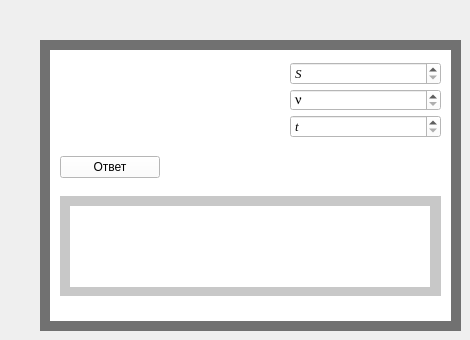
      <widget class="QWidget" name="tab_6">
       <attribute name="title">
        <string>Скорость</string>
       </attribute>
       <widget class="QWidget" name="widget_45" native="true">
        <property name="geometry">
         <rect>
          <x>40</x>
          <y>40</y>
          <width>421</width>
          <height>291</height>
         </rect>
        </property>
        <property name="styleSheet">
         <string notr="true">background-color: rgb(0, 0, 0);
background-color: rgb(113, 113, 113);</string>
        </property>
        <widget class="QWidget" name="widget_46" native="true">
         <property name="geometry">
          <rect>
           <x>10</x>
           <y>10</y>
           <width>401</width>
           <height>271</height>
          </rect>
         </property>
         <property name="styleSheet">
          <string notr="true">background-color: rgb(255, 255, 255);</string>
         </property>
         <widget class="QWidget" name="verticalLayoutWidget_33">
          <property name="geometry">
           <rect>
            <x>10</x>
            <y>0</y>
            <width>381</width>
            <height>261</height>
           </rect>
          </property>
          <layout class="QVBoxLayout" name="verticalLayout_42">
           <item>
            <layout class="QHBoxLayout" name="horizontalLayout_24">
             <property name="spacing">
              <number>50</number>
             </property>
             <item>
              <widget class="QLabel" name="label_40">
               <property name="minimumSize">
                <size>
                 <width>180</width>
                 <height>0</height>
                </size>
               </property>
               <property name="styleSheet">
                <string notr="true">background-color: rgb(255, 255, 255);</string>
               </property>
               <property name="text">
                <string/>
               </property>
               <property name="pixmap">
                <pixmap>D:/Downloads/maxresdefault.jpg</pixmap>
               </property>
              </widget>
             </item>
             <item>
              <layout class="QVBoxLayout" name="verticalLayout_43">
               <property name="spacing">
                <number>4</number>
               </property>
               <item>
                <widget class="QSpinBox" name="spinBox_16">
                 <property name="font">
                  <font>
                   <family>Times New Roman</family>
                   <pointsize>10</pointsize>
                   <italic>true</italic>
                  </font>
                 </property>
                 <property name="specialValueText">
                  <string>S</string>
                 </property>
                 <property name="maximum">
                  <number>1000000000</number>
                 </property>
                </widget>
               </item>
               <item>
                <widget class="QSpinBox" name="spinBox_21">
                 <property name="font">
                  <font>
                   <family>Symbol</family>
                   <pointsize>10</pointsize>
                   <italic>false</italic>
                  </font>
                 </property>
                 <property name="specialValueText">
                  <string>n</string>
                 </property>
                 <property name="maximum">
                  <number>1000000000</number>
                 </property>
                </widget>
               </item>
               <item>
                <widget class="QSpinBox" name="spinBox_31">
                 <property name="font">
                  <font>
                   <family>Times New Roman</family>
                   <pointsize>10</pointsize>
                   <italic>true</italic>
                  </font>
                 </property>
                 <property name="specialValueText">
                  <string>t</string>
                 </property>
                 <property name="maximum">
                  <number>1000000000</number>
                 </property>
                </widget>
               </item>
              </layout>
             </item>
            </layout>
           </item>
           <item>
            <widget class="QPushButton" name="pushButton_15">
             <property name="minimumSize">
              <size>
               <width>100</width>
               <height>0</height>
              </size>
             </property>
             <property name="maximumSize">
              <size>
               <width>100</width>
               <height>16777215</height>
              </size>
             </property>
             <property name="text">
              <string>Ответ</string>
             </property>
            </widget>
           </item>
           <item>
            <widget class="QWidget" name="widget_71" native="true">
             <property name="minimumSize">
              <size>
               <width>0</width>
               <height>100</height>
              </size>
             </property>
             <property name="maximumSize">
              <size>
               <width>400</width>
               <height>100</height>
              </size>
             </property>
             <property name="styleSheet">
              <string notr="true">background-color: rgb(200, 200, 200);</string>
             </property>
             <widget class="QLabel" name="label_48">
              <property name="geometry">
               <rect>
                <x>10</x>
                <y>10</y>
                <width>360</width>
                <height>81</height>
               </rect>
              </property>
              <property name="minimumSize">
               <size>
                <width>360</width>
                <height>0</height>
               </size>
              </property>
              <property name="maximumSize">
               <size>
                <width>360</width>
                <height>16777215</height>
               </size>
              </property>
              <property name="styleSheet">
               <string notr="true">background-color: rgb(255, 255, 255);</string>
              </property>
              <property name="text">
               <string/>
              </property>
             </widget>
            </widget>
           </item>
          </layout>
         </widget>
        </widget>
       </widget>
      </widget>
